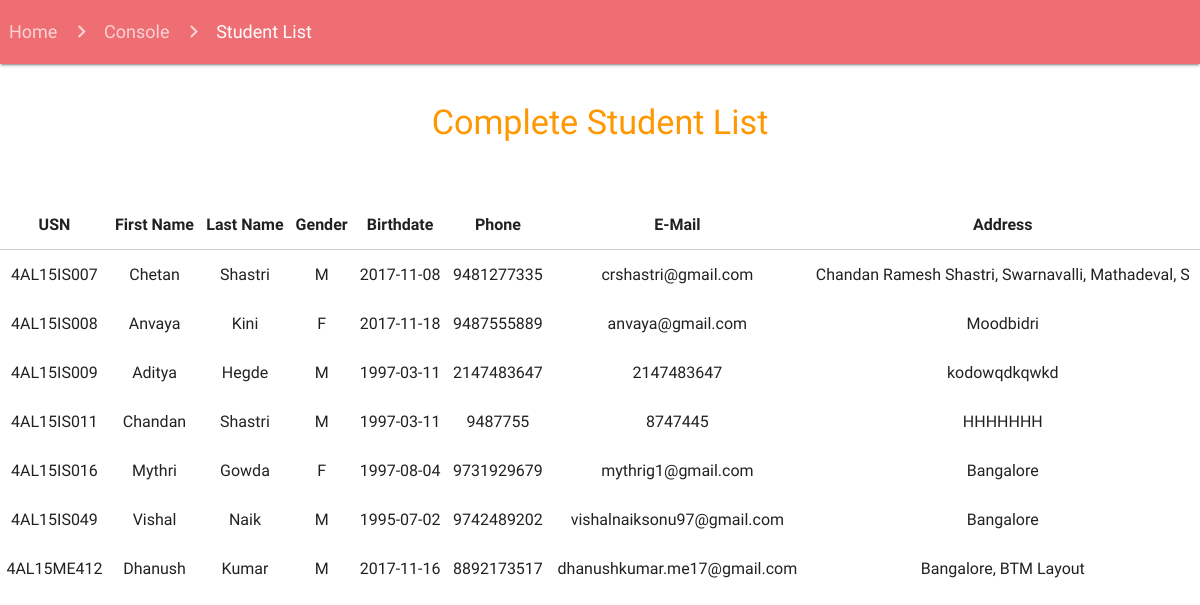
The app's page /Site/Blackboards/Out1.php, older data.
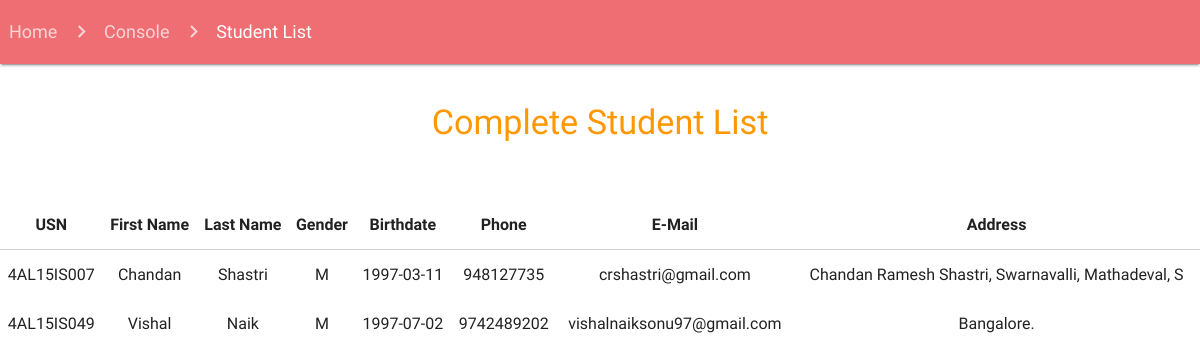
The same page, newer data.
### tables this page shows
CREATE TABLE `STUDENT_INFO` (
  `Usn` varchar(10) NOT NULL,
  `Fname` varchar(20) DEFAULT NULL,
  `Lname` varchar(20) DEFAULT NULL,
  `Gender` char(1) DEFAULT NULL,
  `Phone` varchar(10) DEFAULT NULL,
  `Email` varchar(30) DEFAULT NULL,
  `Birthdate` date NOT NULL,
  `Address` varchar(50) DEFAULT NULL,
  `Branch` varchar(20) DEFAULT NULL
);

### Site/Blackboards/Out1.php (the view, shortened to what this page needs)
<html>
<body>
  <head>
    <link href="../css/materialize.css" type="text/css" rel="stylesheet" media="screen,projection"/>
    <link href="../css/style.css" type="text/css" rel="stylesheet" media="screen,projection"/>
  </head>
  <nav>
      <div class="nav-wrapper">
        <div class="col s12">
          <a href="../index.php" class="breadcrumb">&nbsp Home</a>
          <a href="../console.php" class="breadcrumb">Console</a>
          <a href="#!" class="breadcrumb">Student List</a>
        </div>
      </div>
    </nav>
<br>
<div class="container">
<center><h4 class="orange-text">Complete Student List</h4></center>
<br><br>
</div>
<?php
$con = mysqli_connect("localhost","chandanshastri","321654","COLLEGE");
$sql = "SELECT * from STUDENT_INFO";
$result = $con->query($sql);
if ($result->num_rows > 0) {
    echo "<table border=\"0\" class=\"centered\"><tbody><thead><tr>
    <th>USN</th>
    <th>First Name</th>
    <th>Last Name</th>
    <th>Gender</th>
    <th>Birthdate</th>
    <th>Phone</th>
    <th>E-Mail</th>
    <th>Address</th>
  </tr></thead>";
    while($row = $result->fetch_assoc()) {
        echo "<tr>"."<td>".$row["Usn"]."</td><td>" . $row["Fname"]. "</td><td>" . $row["Lname"]."</td><td>" . $row["Gender"]."</td><td>" . $row["Birthdate"]."</td><td>" . $row["Phone"]."</td><td>" . $row["Email"]."</td><td>".$row["Address"]."</td></tr>";
    }
    echo "</tbody></table>";
} else {
    echo "0 results";
}
?>
</body>
</html>

Row changes from the older to the newer data that the page shows:
removed student_info: Usn "4AL15IS008", Fname "Anvaya", Lname "Kini", Gender "F", Birthdate "2017-11-18", Phone "9487555889", Email "anvaya@gmail.com", Address "Moodbidri"
removed student_info: Usn "4AL15IS009", Fname "Aditya", Lname "Hegde", Gender "M", Birthdate "1997-03-11", Phone "2147483647", Email "2147483647", Address "kodowqdkqwkd"
removed student_info: Usn "4AL15IS011", Fname "Chandan", Lname "Shastri", Gender "M", Birthdate "1997-03-11", Phone "9487755", Email "8747445", Address "HHHHHHH"
removed student_info: Usn "4AL15IS016", Fname "Mythri", Lname "Gowda", Gender "F", Birthdate "1997-08-04", Phone "9731929679", Email "mythrig1@gmail.com", Address "Bangalore"
removed student_info: Usn "4AL15ME412", Fname "Dhanush", Lname "Kumar", Gender "M", Birthdate "2017-11-16", Phone "8892173517", Email "dhanushkumar.me17@gmail.com", Address "Bangalore, BTM Layout"
changed student_info "4AL15IS007": Fname "Chetan" → "Chandan"; Birthdate "2017-11-08" → "1997-03-11"; Phone "9481277335" → "948127735"
changed student_info "4AL15IS049": Birthdate "1995-07-02" → "1997-07-02"; Address "Bangalore" → "Bangalore."
